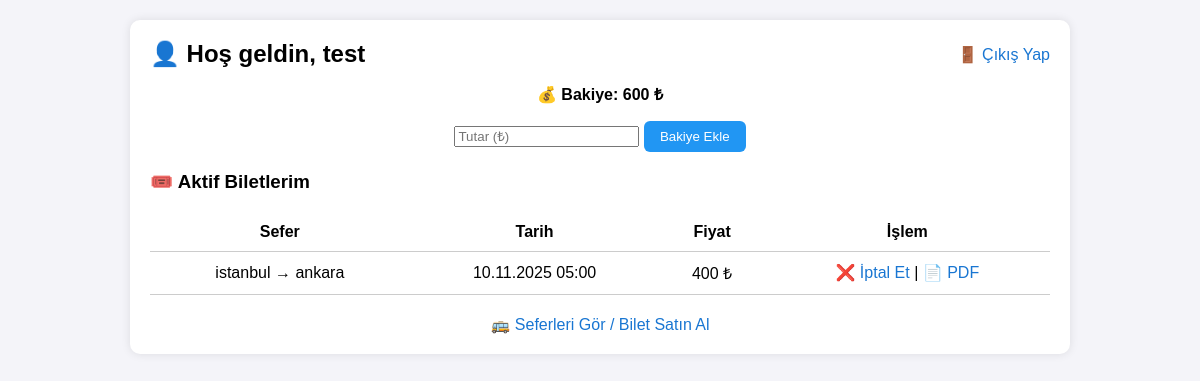
The page /user_panel.php (signed in) on the database its author committed.
### tables this page shows
CREATE TABLE users (
        id TEXT PRIMARY KEY,  -- UUID
        full_name TEXT NOT NULL,
        email TEXT NOT NULL UNIQUE,
        role TEXT NOT NULL CHECK(role IN ('user', 'company', 'admin')),
        password TEXT NOT NULL,
        company_id TEXT,  -- UUID (nullable)
        balance INTEGER DEFAULT 800,
        status TEXT NOT NULL DEFAULT 'active' CHECK(status IN ('active', 'pending', 'banned')),
        created_at TEXT DEFAULT CURRENT_TIMESTAMP,
        FOREIGN KEY (company_id) REFERENCES bus_companies(id) ON DELETE SET NULL
    );

CREATE TABLE tickets (
        id TEXT PRIMARY KEY,         -- UUID
        trip_id TEXT NOT NULL,
        user_id TEXT NOT NULL,
        status TEXT NOT NULL DEFAULT 'active' CHECK(status IN ('active', 'canceled', 'expired')),
        total_price INTEGER NOT NULL,
        created_at TEXT DEFAULT CURRENT_TIMESTAMP,
        FOREIGN KEY (trip_id) REFERENCES trips(id) ON DELETE CASCADE,
        FOREIGN KEY (user_id) REFERENCES users(id) ON DELETE CASCADE
    );

CREATE TABLE trips (
        id TEXT PRIMARY KEY,         -- UUID
        company_id TEXT NOT NULL,    -- FK
        destination_city TEXT NOT NULL,
        arrival_time TEXT NOT NULL,
        departure_time TEXT NOT NULL,
        departure_city TEXT NOT NULL,
        price INTEGER NOT NULL,
        capacity INTEGER NOT NULL,
        created_at TEXT DEFAULT CURRENT_TIMESTAMP,
        FOREIGN KEY (company_id) REFERENCES bus_companies(id) ON DELETE CASCADE
    );

### user_panel.php (the view, shortened to what this page needs)
<?php
$db = new PDO('sqlite:' . __DIR__ . '/database/database.sqlite');
$db->setAttribute(PDO::ATTR_ERRMODE, PDO::ERRMODE_EXCEPTION);
$db->exec('PRAGMA foreign_keys = ON;');
function e(string $str): string { return htmlspecialchars($str, ENT_QUOTES, 'UTF-8'); }
$userId = $_SESSION['user']['id'];
$stmt = $db->prepare("SELECT balance, full_name, email FROM users WHERE id = :id");
$stmt->execute([':id' => $userId]);
$user = $stmt->fetch(PDO::FETCH_ASSOC);
$balance = (int)$user['balance'];
$fullName = $user['full_name'];
$stmt = $db->prepare("
    SELECT tk.*, t.departure_city, t.destination_city, t.departure_time, t.price
    FROM tickets tk
    JOIN trips t ON t.id = tk.trip_id
    WHERE tk.user_id = :uid AND tk.status = 'active'
    ORDER BY t.departure_time DESC
");
$stmt->execute([':uid' => $userId]);
$tickets = $stmt->fetchAll(PDO::FETCH_ASSOC);
?>
<!DOCTYPE html>
<html lang="tr">
<head>
</head>
<body>
<div class="container">
    <header>
        <h2>👤 Hoş geldin, <?= e($fullName) ?></h2>
        <a href="logout.php">🚪 Çıkış Yap</a>
    </header>
    <p class="balance">💰 Bakiye: <?= e((string)$balance) ?> ₺</p>
    <form method="POST">
        <input type="number" name="amount" min="1" placeholder="Tutar (₺)" required>
        <button type="submit" name="add_balance">Bakiye Ekle</button>
    </form>
    <h3>🎟️ Aktif Biletlerim</h3>
    <?php if (count($tickets) === 0): ?>
        <p style="text-align:center;">Henüz biletiniz yok.</p>
    <?php else: ?>
        <table>
            <tr>
                <th>Sefer</th>
                <th>Tarih</th>
                <th>Fiyat</th>
                <th>İşlem</th>
            </tr>
            <?php foreach ($tickets as $t): ?>
                <tr>
                    <td><?= e($t['departure_city']) ?> → <?= e($t['destination_city']) ?></td>
                    <td><?= e(date('d.m.Y H:i', strtotime($t['departure_time']))) ?></td>
                    <td><?= e((string)$t['total_price']) ?> ₺</td>
                    <td>
                        <a href="cancel_ticket.php?id=<?= e($t['id']) ?>">❌ İptal Et</a> |
                        <a href="ticket_pdf.php?id=<?= e($t['id']) ?>">📄 PDF</a>
                    </td>
                </tr>
            <?php endforeach; ?>
        </table>
    <?php endif; ?>
    <div style="text-align:center; margin-top:20px;">
        <a href="index.php">🚌 Seferleri Gör / Bilet Satın Al</a>
    </div>
</div>
</body>
</html>

### user_panel.php (style rules this page uses)
body { font-family: Arial, sans-serif; background: #f4f4f9; margin: 0; padding: 0; }
.container { width: 90%; max-width: 900px; margin: 20px auto; background: #fff; padding: 20px; border-radius: 10px; box-shadow: 0 0 10px rgba(0,0,0,0.1); }
header { display: flex; justify-content: space-between; align-items: center; }
header h2 { margin: 0; }
table { width: 100%; border-collapse: collapse; margin-top: 20px; }
th, td { padding: 10px; border-bottom: 1px solid #ccc; text-align: center; }
.balance { text-align: center; margin-top: 15px; font-weight: bold; }
form { text-align: center; margin-top: 10px; }
button { padding: 8px 16px; border: none; background: #2196f3; color: #fff; border-radius: 6px; cursor: pointer; }
a { color: #1976d2; text-decoration: none; }

### rows shown on the page
users: full_name "test", balance "600"
tickets: trip.departure_city "istanbul", trip.destination_city "ankara", trip.departure_time "10.11.2025 05:00", total_price "400"
